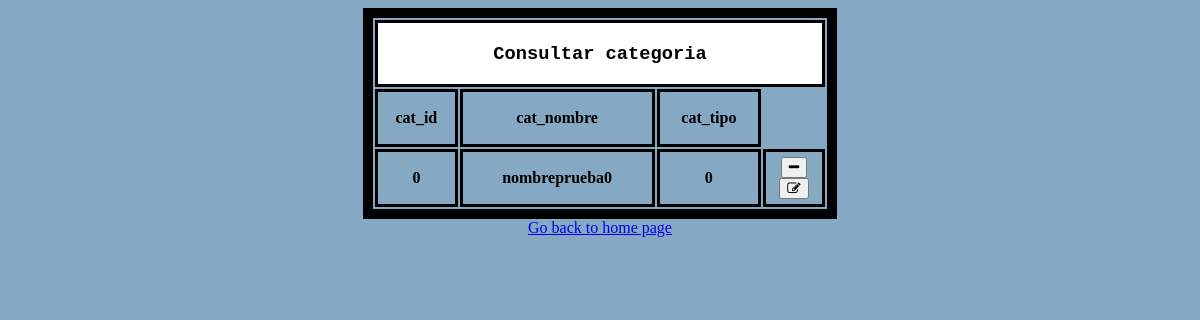
/list/categoria, run on an earlier commit of the app's database.
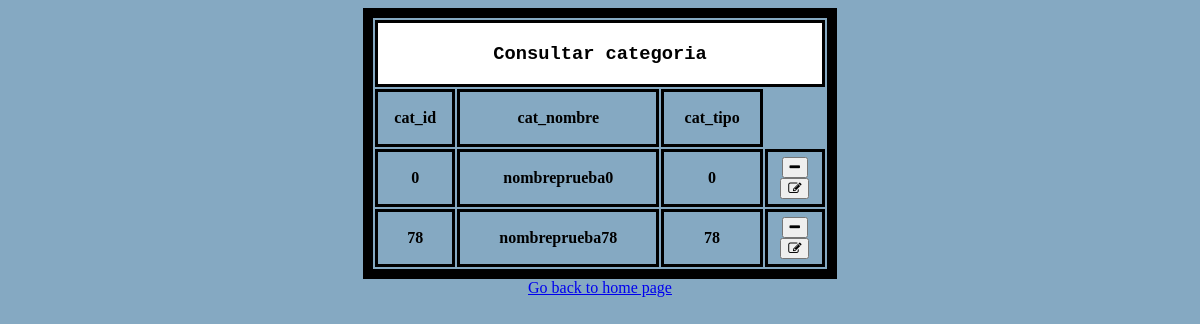
And on a later commit of the database.
### principal.py (models this page shows, shortened)
class categoria(db.Model):
    id = db.Column('cat_id', db.Integer, primary_key=True)
    cat_nombre = db.Column(db.String(100))
    cat_tipo = db.Column(db.Integer)
    children = db.relationship("Pregunta")

### principal.py (the view)
@app.route('/list/<entidad>')
def list(entidad):
    campos = inspector.get_columns(entidad)
    registros = db.engine.execute("SELECT * FROM "+entidad+" ;")
    registros = registros.fetchall()
    return render_template('list.html', entidad=entidad, campos=campos, registros=registros)

### templates/list.html (shortened to what this page needs)
<!doctype html>
<html>
<head>
   <link rel="stylesheet" href="{{ url_for('static', filename='style.css') }}">
   <link rel="stylesheet" href="https://cdnjs.cloudflare.com/ajax/libs/font-awesome/4.7.0/css/font-awesome.min.css">
</head>
<body>
   <table>
      <tr id="titulo" name="titulo">
         <th colspan="10">
            <h3> Consultar {{entidad}}</h3>
         </th>
      </tr>
      <tr>
         {% for campo in campos %}
         <th>
            <p>{{campo['name']}}</p>
         </th>
         {% endfor %}
      </tr>
      {% for registro in registros %}
      <tr>
         {% for dato in registro %}
         <th>
            <p>{{dato}}</p>
         </th>
         {% endfor %}
         <th>
            <form action="/delete/{{entidad}}" method="POST">
               <button type="submit">
                  <i class="fa fa-minus"></i>
               </button>
            </form>
            <form action="/formupdate/{{entidad}}" method="POST">
               <button type="submit">
                  <i class="fa fa-edit"></i>
               </button>
            </form>
         </th>
      </tr>
      {% endfor %}
   </table>
   <a href="/">Go back to home page</a>
</body>
</html>

What changed in the data, as far as the page shows it:
added categoria: registro "78" "78", cat_nombre "nombreprueba78"
